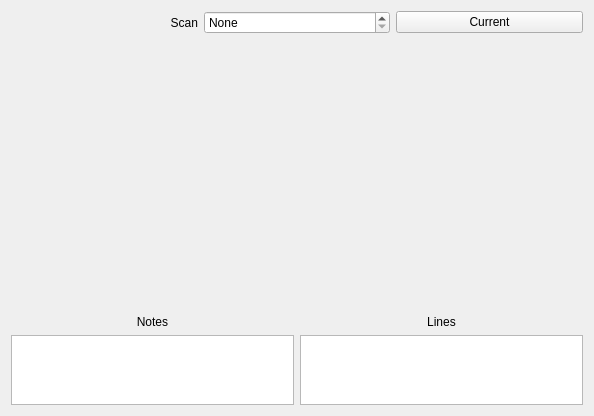
<?xml version="1.0" encoding="UTF-8"?>
<ui version="4.0">
 <class>AnalysisWidget</class>
 <widget class="QWidget" name="AnalysisWidget">
  <property name="geometry">
   <rect>
    <x>0</x>
    <y>0</y>
    <width>594</width>
    <height>416</height>
   </rect>
  </property>
  <property name="windowTitle">
   <string>Form</string>
  </property>
  <layout class="QVBoxLayout" name="verticalLayout_3" stretch="0,3,1">
   <item>
    <layout class="QHBoxLayout" name="topLayout">
     <item>
      <widget class="QLabel" name="scanLabel">
       <property name="text">
        <string>Scan</string>
       </property>
       <property name="alignment">
        <set>Qt::AlignRight|Qt::AlignTrailing|Qt::AlignVCenter</set>
       </property>
      </widget>
     </item>
     <item>
      <widget class="QSpinBox" name="analysisScanSpinBox">
       <property name="specialValueText">
        <string>None</string>
       </property>
       <property name="keyboardTracking">
        <bool>false</bool>
       </property>
       <property name="prefix">
        <string/>
       </property>
       <property name="maximum">
        <number>2147483647</number>
       </property>
      </widget>
     </item>
     <item>
      <widget class="QPushButton" name="currentScanButton">
       <property name="text">
        <string>Current</string>
       </property>
      </widget>
     </item>
    </layout>
   </item>
   <item>
    <widget class="AnalysisPlot" name="analysisPlot" native="true">
     <property name="sizePolicy">
      <sizepolicy hsizetype="Preferred" vsizetype="Expanding">
       <horstretch>0</horstretch>
       <verstretch>0</verstretch>
      </sizepolicy>
     </property>
     <property name="minimumSize">
      <size>
       <width>0</width>
       <height>200</height>
      </size>
     </property>
     <property name="contextMenuPolicy">
      <enum>Qt::DefaultContextMenu</enum>
     </property>
    </widget>
   </item>
   <item>
    <layout class="QHBoxLayout" name="horizontalLayout_2" stretch="1,1">
     <item>
      <layout class="QVBoxLayout" name="leftVerticalLayout">
       <item>
        <widget class="QLabel" name="notesLabel">
         <property name="text">
          <string>Notes</string>
         </property>
         <property name="alignment">
          <set>Qt::AlignCenter</set>
         </property>
        </widget>
       </item>
       <item>
        <widget class="QPlainTextEdit" name="analysisNotes">
         <property name="focusPolicy">
          <enum>Qt::ClickFocus</enum>
         </property>
        </widget>
       </item>
      </layout>
     </item>
     <item>
      <layout class="QVBoxLayout" name="verticalLayout">
       <item>
        <widget class="QLabel" name="linesLabel">
         <property name="text">
          <string>Lines</string>
         </property>
         <property name="alignment">
          <set>Qt::AlignCenter</set>
         </property>
        </widget>
       </item>
       <item>
        <widget class="QListView" name="lineListView">
         <property name="contextMenuPolicy">
          <enum>Qt::CustomContextMenu</enum>
         </property>
         <property name="editTriggers">
          <set>QAbstractItemView::NoEditTriggers</set>
         </property>
         <property name="showDropIndicator" stdset="0">
          <bool>false</bool>
         </property>
         <property name="alternatingRowColors">
          <bool>true</bool>
         </property>
         <property name="uniformItemSizes">
          <bool>true</bool>
         </property>
        </widget>
       </item>
      </layout>
     </item>
    </layout>
   </item>
  </layout>
 </widget>
 <customwidgets>
  <customwidget>
   <class>AnalysisPlot</class>
   <extends>QWidget</extends>
   <header>analysisplot.h</header>
   <container>1</container>
  </customwidget>
 </customwidgets>
 <tabstops>
  <tabstop>analysisScanSpinBox</tabstop>
  <tabstop>currentScanButton</tabstop>
  <tabstop>lineListView</tabstop>
  <tabstop>analysisNotes</tabstop>
 </tabstops>
 <resources/>
 <connections/>
</ui>
